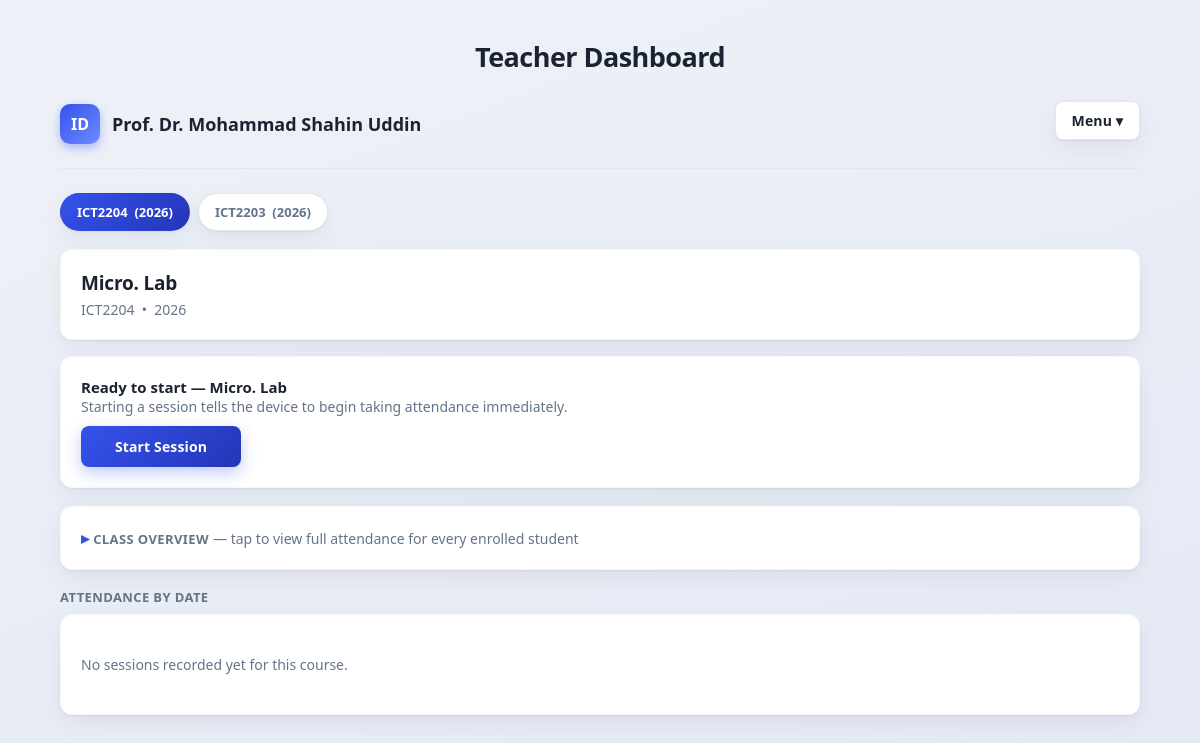
The page /teacher/dashboard (signed in) on the database its author committed.
### tables this page shows
CREATE TABLE "CourseOfferings"(
        offering_id INTEGER PRIMARY KEY AUTOINCREMENT,
        course_code TEXT NOT NULL,
        academic_year INTEGER NOT NULL,
        assigned_teacher_id TEXT, archived INTEGER NOT NULL DEFAULT 0,
        FOREIGN KEY(course_code) REFERENCES Courses(course_code),
        FOREIGN KEY(assigned_teacher_id) REFERENCES Teachers(teacher_id),
        UNIQUE(course_code, academic_year)
    );

CREATE TABLE Courses(

course_code TEXT PRIMARY KEY,

course_name TEXT,

semester INTEGER

, credits INTEGER NOT NULL DEFAULT 0, credit REAL);

### ui.py (the view, shortened to what this page needs)
@ui_bp.route("/teacher/dashboard")
@login_required(role="teacher")
def teacher_dashboard():
    teacher_id = session.get("teacher_id")
    selected_offering_id = request.args.get("offering_id", "").strip()
    conn = get_connection()
    cur = conn.cursor()
    cur.execute(
        """
        SELECT
            CourseOfferings.offering_id,
            CourseOfferings.course_code,
            Courses.course_name,
            Courses.credit,
            CourseOfferings.academic_year
        FROM CourseOfferings
        JOIN Courses ON CourseOfferings.course_code = Courses.course_code
        WHERE CourseOfferings.assigned_teacher_id = ?
          AND CourseOfferings.offering_id NOT IN (SELECT offering_id FROM ArchivedOfferings)
        ORDER BY CourseOfferings.academic_year DESC, CourseOfferings.offering_id DESC
        """,
        (teacher_id,),
    )
    offerings = cur.fetchall()
    cur.execute(
        """
        SELECT
            CourseOfferings.offering_id,
            CourseOfferings.course_code,
            Courses.course_name,
            CourseOfferings.academic_year,
            ArchivedOfferings.archived_at
        FROM ArchivedOfferings
        JOIN CourseOfferings ON CourseOfferings.offering_id = ArchivedOfferings.offering_id
        JOIN Courses ON Courses.course_code = CourseOfferings.course_code
        WHERE CourseOfferings.assigned_teacher_id = ?
        ORDER BY ArchivedOfferings.archived_at DESC
        """,
        (teacher_id,),
    )
    archived_offerings = cur.fetchall()
    offering_ids = [str(row["offering_id"]) for row in offerings]
    if selected_offering_id not in offering_ids and offering_ids:
        selected_offering_id = offering_ids[0]
    elif not offering_ids:
        selected_offering_id = ""
    selected_offering = next(
        (o for o in offerings if str(o["offering_id"]) == selected_offering_id), None
    )
    sessions_data = []
    roster = []
    if selected_offering_id in offering_ids:
        cur.execute(
            """
            SELECT session_id, date, start_time, end_time, status
            FROM Sessions
            WHERE offering_id = ?
            ORDER BY date DESC, start_time DESC
            """,
            (selected_offering_id,),
        )
        sessions = cur.fetchall()
        cur.execute(
            """
            SELECT
                Students.student_id,
                Students.name,
                Sessions.session_id,
                COALESCE(Attendance.status, 'Absent') AS status
            FROM Enrollments
            JOIN Students ON Students.student_id = Enrollments.student_id
            LEFT JOIN Sessions ON Sessions.offering_id = Enrollments.offering_id
            LEFT JOIN Attendance
                ON Attendance.student_id = Enrollments.student_id
                AND Attendance.session_id = Sessions.session_id
            WHERE Enrollments.offering_id = ?
              AND Enrollments.status = 'Active'
            ORDER BY Students.name
            """,
            (selected_offering_id,),
        )
        roster_rows = cur.fetchall()
        roster_by_student = {}
        for row in roster_rows:
            key = row["student_id"]
            entry = roster_by_student.setdefault(
                key,
                {
                    "student_id": row["student_id"],
                    "name": row["name"],
                    "present": 0,
                    "absent": 0,
                    "total": 0,
                },
            )
            if row["session_id"] is None:
                continue
            entry["total"] += 1
            if row["status"] == "Present":
                entry["present"] += 1
            else:
                entry["absent"] += 1
        for entry in roster_by_student.values():
            if entry["total"] == 0:
                entry["percentage"] = None
                entry["level"] = "none"
            roster.append(entry)
        roster.sort(key=lambda e: e["name"])
    cur.execute(
        """
        SELECT
            Sessions.session_id,
            Sessions.offering_id,
            CourseOfferings.course_code
        FROM Sessions
        JOIN CourseOfferings ON CourseOfferings.offering_id = Sessions.offering_id
        WHERE Sessions.status = 'Open'
        ORDER BY Sessions.session_id DESC
        LIMIT 1
        """
    )
    global_open = cur.fetchone()
    conn.close()
    open_session_here = bool(
        global_open and str(global_open["offering_id"]) == str(selected_offering_id)
    )
    open_elsewhere_course_code = None
    if global_open and not open_session_here:
        open_elsewhere_course_code = global_open["course_code"]
    return render_template(
        "teacher_dashboard.html",
        teacher_name=session.get("teacher_name"),
        offerings=offerings,
        archived_offerings=archived_offerings,
        selected_offering_id=selected_offering_id,
        selected_offering=selected_offering,
        sessions_data=sessions_data,
        roster=roster,
        open_session_here=open_session_here,
        open_elsewhere_course_code=open_elsewhere_course_code,
    )

### database.py (called while the page is built, shortened)
def _ensure_schema(conn):
    global _SCHEMA_CHECKED
    if _SCHEMA_CHECKED:
        return

def get_connection():
    conn = sqlite3.connect(DATABASE)
    conn.row_factory = sqlite3.Row
    _ensure_schema(conn)
    return conn

### ui.py (called while the page is built)
def login_required(role=None):
    def decorator(view):
        @wraps(view)
        def wrapped(*args, **kwargs):
            user_role = session.get("role")
            if not user_role:
                return redirect(url_for("ui.login"))
            if role and user_role != role:
                return redirect(url_for("ui.teacher_dashboard" if user_role == "teacher" else "ui.student_dashboard"))
            return view(*args, **kwargs)
        return wrapped
    return decorator

### templates/teacher_dashboard.html (shortened to what this page needs)
<!doctype html>
<html lang="en">
<head>
  <link rel="stylesheet" href="{{ url_for('static', filename='styles.css') }}" />
</head>
<body>
  <div class="container">
    <h1 class="page-title">Teacher Dashboard</h1>
    <div class="top">
      <div class="brand">
        <div class="brand-mark">ID</div>
        <p class="teacher-name">{{ teacher_name }}</p>
      </div>
      <div class="menu-wrap">
        <button type="button" class="logout-btn" onclick="toggleMenu()">Menu ▾</button>
      </div>
    </div>
    {% if offerings %}
    <div class="tab-bar">
      {% for offering in offerings %}
        <a class="tab-link {% if selected_offering_id == offering['offering_id']|string %}active{% endif %}"
           href="{{ url_for('ui.teacher_dashboard', offering_id=offering['offering_id']) }}">
          {{ offering['course_code'] }} &nbsp;({{ offering['academic_year'] }})
        </a>
      {% endfor %}
    </div>
    <div class="card course-header-card">
      <p class="course-header-title">{{ selected_offering['course_name'] }}</p>
      <p class="hint" style="margin:0;">
        {{ selected_offering['course_code'] }} &nbsp;•&nbsp; {{ selected_offering['academic_year'] }}
      </p>
    </div>
    <div class="card session-control">
      {% if open_session_here %}
        <div class="session-control-row">
          <span class="live-dot"></span>
          <div>
            <p class="session-control-title">Session is live on the device</p>
            <p class="hint" style="margin:0;">The ESP32 is currently accepting scans for this course.</p>
          </div>
        </div>
        <div class="session-control-actions">
          <form method="post" action="{{ url_for('ui.stop_session_remote') }}">
            <input type="hidden" name="offering_id" value="{{ selected_offering_id }}" />
            <button type="submit" class="btn-danger">End Session</button>
          </form>
          <form method="post" action="{{ url_for('ui.cancel_session_remote') }}"
                onsubmit="return confirm('Cancel this session? All scans taken during it will be permanently deleted and it will NOT count as a held class.');">
            <input type="hidden" name="offering_id" value="{{ selected_offering_id }}" />
            <button type="submit" class="btn-ghost-danger">Cancel Session</button>
          </form>
        </div>
        <p class="hint" style="margin:10px 0 0;">
          <strong>End</strong> closes the session and keeps it in attendance records. <strong>Cancel</strong> discards it completely — no readings, no record.
        </p>
      {% elif open_elsewhere_course_code %}
        <p class="session-control-title">Device busy</p>
        <p class="hint" style="margin:0 0 10px;">
          A session is currently running for {{ open_elsewhere_course_code }}. End that one before starting this course.
        </p>
        <button type="button" disabled>Start Session</button>
      {% else %}
        <p class="session-control-title">Ready to start — <strong>{{ selected_offering['course_name'] }}</strong></p>
        <p class="hint" style="margin:0 0 10px;">Starting a session tells the device to begin taking attendance immediately.</p>
        <form method="post" action="{{ url_for('ui.start_session_remote') }}">
          <button type="submit">Start Session</button>
        </form>
      {% endif %}
    </div>
    <div class="card" style="margin-bottom:18px;">
      <details class="overview-toggle">
        <summary>
          <span class="section-title" style="margin:0; display:inline;">Class Overview</span>
          <span class="hint">— tap to view full attendance for every enrolled student</span>
        </summary>
      </details>
    </div>
    <div class="section-title">Attendance by Date</div>
    {% if sessions_data %}
      {% for s in sessions_data %}
      <div class="card session-card">
        <div class="session-head">
          <div>
            <p class="session-date">{{ s.date }}</p>
            <p class="session-time">{{ s.start_time }} – {{ s.end_time }} &nbsp;•&nbsp; Session {{ s.session_id }} &nbsp;•&nbsp; {{ s.status }}</p>
          </div>
          <div style="display:flex; gap:8px;">
            <span class="count-pill count-present">{{ s.present_count }} Present</span>
            <span class="count-pill count-absent">{{ s.absent_count }} Absent</span>
          </div>
        </div>
        <details class="session-list">
          <summary></summary>
          <div class="grid grid-2" style="margin-top:12px;">
            <div>
              <p class="section-title" style="margin-top:0;">Present ({{ s.present_count }})</p>
              {% if s.present_students %}
              <table>
                <thead>
                  <tr><th>ID</th><th>Name</th><th>Scan Time</th></tr>
                </thead>
                <tbody>
                  {% for student in s.present_students %}
                  <tr>
                    <td>{{ student.student_id }}</td>
                    <td>{{ student.name }}</td>
                    <td>{{ student.scan_time }}</td>
                  </tr>
                  {% endfor %}
                </tbody>
              </table>
              {% else %}
              <p class="empty-note">No students present.</p>
              {% endif %}
            </div>
            <div>
              <p class="section-title" style="margin-top:0;">Absent ({{ s.absent_count }})</p>
              {% if s.absent_students %}
              <table>
                <thead>
                  <tr><th>ID</th><th>Name</th></tr>
                </thead>
                <tbody>
                  {% for student in s.absent_students %}
                  <tr>
                    <td>{{ student.student_id }}</td>
                    <td>{{ student.name }}</td>
                  </tr>
                  {% endfor %}
                </tbody>
              </table>
              {% else %}
              <p class="empty-note">No students absent.</p>
              {% endif %}
            </div>
          </div>
        </details>
      </div>
      {% endfor %}
    {% else %}
      <div class="card">
        <p class="empty-note">No sessions recorded yet for this course.</p>
      </div>
    {% endif %}
    {% else %}
    <div class="card">
      <p class="empty-note">No course offerings are assigned to you yet.</p>
    </div>
    {% endif %}
  </div>
</body>
</html>

### static/styles.css (style rules this page uses)
:root { --bg: #eef1f7; --bg-gradient: linear-gradient(160deg, #eef1f7 0%, #e4e9f5 100%); --card: #ffffff; --text: #1b2333; --muted: #64748b; --line: #e2e6ee; --primary: #3452eb; --primary-dark: #2436b8; --primary-soft: #eef0fe; --danger: #dc2626; --danger-soft: #fdecec; --good: #15803d; --good-soft: #e3f6e9; --good-strong: #0f9d58; --warn: #4d7c0f; --warn-soft: #eef8e0; --radius: 12px; --shadow: 0 1px 2px rgba(20, 25, 45, 0.06), 0 8px 24px rgba(20, 25, 45, 0.06); }
body { margin: 0; font-family: "Segoe UI", "Inter", system-ui, -apple-system, Arial, sans-serif; background: var(--bg-gradient); color: var(--text); min-height: 100vh; box-sizing: border-box; }
.container { max-width: 1080px; margin: 0 auto; padding: 32px 20px 60px; }
.top { display: flex; justify-content: space-between; align-items: center; margin-bottom: 24px; padding-bottom: 16px; border-bottom: 1px solid var(--line); }
.page-title { text-align: center; font-size: 27px; font-weight: 800; letter-spacing: -0.02em; margin: 6px 0 20px; color: var(--text); }
.teacher-name { margin: 0; font-size: 18px; font-weight: 800; color: var(--text); }
.brand { display: flex; align-items: center; gap: 12px; }
.brand-mark { width: 40px; height: 40px; border-radius: 10px; background: linear-gradient(135deg, var(--primary), #6d8bff); color: #fff; display: flex; align-items: center; justify-content: center; font-weight: 700; font-size: 16px; box-shadow: 0 4px 10px rgba(52, 82, 235, 0.35); }
.logout-btn { display: inline-flex; align-items: center; gap: 6px; padding: 9px 16px; border-radius: 8px; background: var(--card); border: 1px solid var(--line); color: var(--text); font-size: 14px; font-weight: 600; box-shadow: var(--shadow); transition: all 0.15s ease; }
.card { background: var(--card); border-radius: var(--radius); padding: 20px; box-shadow: var(--shadow); border: 1px solid rgba(20, 25, 45, 0.03); }
.card + .card { margin-top: 16px; }
a { color: var(--primary); text-decoration: none; }
input, select, button { width: 100%; padding: 11px 12px; border: 1px solid var(--line); border-radius: 8px; margin-top: 6px; margin-bottom: 12px; font-size: 14px; font-family: inherit; background: #fff; color: var(--text); }
button { background: linear-gradient(135deg, var(--primary), var(--primary-dark)); color: white; border: 0; cursor: pointer; font-weight: 600; letter-spacing: 0.01em; box-shadow: 0 6px 16px rgba(52, 82, 235, 0.3); transition: transform 0.1s ease, box-shadow 0.15s ease; }
.hint { color: var(--muted); font-size: 14px; }
.empty-note { color: var(--muted); font-size: 14px; padding: 6px 0; }
.tab-bar { display: flex; gap: 8px; flex-wrap: wrap; margin-bottom: 18px; }
.tab-link { padding: 9px 16px; border-radius: 999px; font-size: 13px; font-weight: 600; background: var(--card); border: 1px solid var(--line); color: var(--muted); box-shadow: var(--shadow); }
.tab-link.active { background: linear-gradient(135deg, var(--primary), var(--primary-dark)); color: #fff; border-color: transparent; }
.course-header-card { margin-bottom: 14px; }
.course-header-title { margin: 0 0 4px; font-size: 19px; font-weight: 800; letter-spacing: -0.01em; }
.session-control { margin-bottom: 18px; }
.session-control form { margin: 0; }
.session-control form button { margin: 0; width: auto; min-width: 160px; }
.session-control-title { margin: 0; font-weight: 700; font-size: 15px; }
.overview-toggle summary { cursor: pointer; list-style: none; }
.overview-toggle summary::before { content: "▸ "; color: var(--primary); font-weight: 700; }
.menu-wrap { position: relative; }
.section-title { font-size: 13px; font-weight: 700; color: var(--muted); text-transform: uppercase; letter-spacing: 0.03em; margin: 16px 0 8px; }

### rows shown on the page
CourseOfferings: course_code "ICT2204", academic_year "2026"
CourseOfferings: course_code "ICT2203", academic_year "2026"
Courses: course_name "Micro. Lab"

### other values the page prints
{{ teacher_name }} "Prof. Dr. Mohammad Shahin Uddin"
